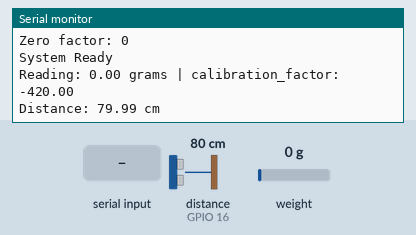
This sketch was run on a simulated ESP32. On the bench: the last lines printed to the serial monitor. Wiring (inferred from the names in the program): ultrasonic range finder: trigger GPIO 15; echo GPIO 16. The test bench sets the inputs (shaded band); at power-on: distance to the obstacle (sensor on GPIO 16) 80 cm, weight on the scale 0 g. The echo pulse lasts 58.3 µs per cm.

Above: at 3.2 s.
3.3 s: distance to the obstacle (sensor on GPIO 16) set to 2 cm
At 5.4 s:
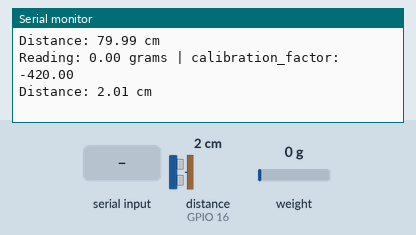
5.6 s: weight on the scale set to 100 g
At 7.7 s:
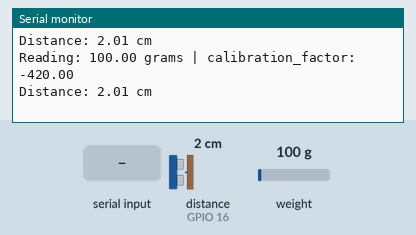
7.9 s: "+" received over Serial
10.2 s: "a" received over Serial
12.5 s: distance to the obstacle (sensor on GPIO 16) set to 4 cm
At 14.2 s:
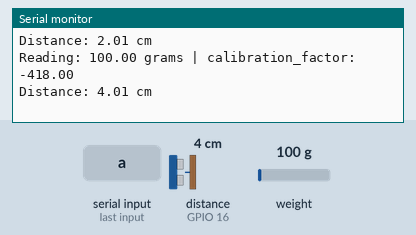
14.8 s: weight on the scale set to 1250 g
At 15.8 s:
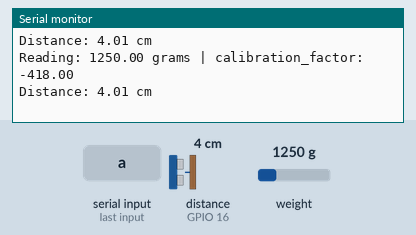
Timing chart, 0 to 17.8 s (numbered marks = the images above; inputs shaded):
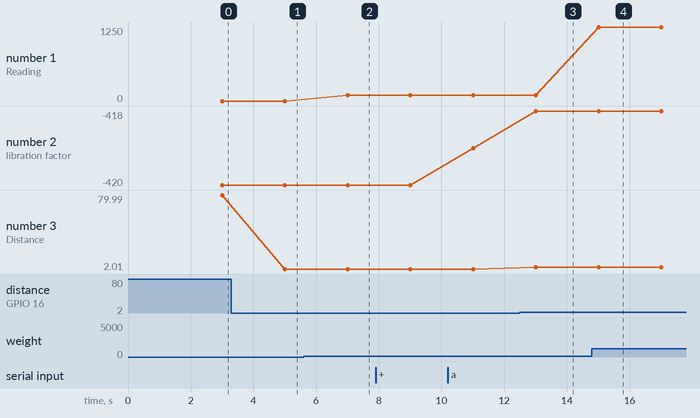

The sketch:

load_cell_sonar.ino
```cpp
// #include "HX711.h"

// #define DOUT 4
// #define CLK 2

// HX711 scale;

// // Use your calibrated value from Arduino
// float calibration_factor = -375;

// void setup() {
//   Serial.begin(115200);

//   scale.begin(DOUT, CLK);

//   Serial.println("HX711 with ESP32");

//   delay(2000);   // allow sensor to stabilize

//   scale.set_scale();
//   scale.tare();   // reset scale to 0

//   Serial.println("Tare done...");
// }

// void loop() {

//   scale.set_scale(calibration_factor);

//   float units = scale.get_units(10);

//   if (units < 0)
//     units = 0.00;

//   Serial.print("Weight: ");
//   Serial.print(units);
//   Serial.println(" grams");

//   delay(500);
// }

// /*
//  Setup your scale and start the sketch WITHOUT a weight on the scale
//  Once readings are displayed place the weight on the scale
//  Press +/- or a/z to adjust the calibration_factor until the output readings match the known weight
//  Arduino pin 5 -> HX711 CLK
//  Arduino pin 6 -> HX711 DOUT
//  Arduino pin 5V -> HX711 VCC
//  Arduino pin GND -> HX711 GND
// */

// #include "HX711.h"

// HX711 scale(6, 5);

// float calibration_factor = -375; // this calibration factor is adjusted according to my load cell
// float units;
// float ounces;

// void setup() {
//   Serial.begin(9600);
//   Serial.println("HX711 calibration sketch");
//   Serial.println("Remove all weight from scale");
//   Serial.println("After readings begin, place known weight on scale");
//   Serial.println("Press + or a to increase calibration factor");
//   Serial.println("Press - or z to decrease calibration factor");

//   scale.set_scale();
//   scale.tare();  //Reset the scale to 0

//   long zero_factor = scale.read_average(); //Get a baseline reading
//   Serial.print("Zero factor: "); //This can be used to remove the need to tare the scale. Useful in permanent scale projects.
//   Serial.println(zero_factor);
// }

// void loop() {

//   scale.set_scale(calibration_factor); //Adjust to this calibration factor

//   Serial.print("Reading: ");
//   units = scale.get_units(), 10;
//   if (units < 0)
//   {
//     units = 0.00;
//   }
//   ounces = units * 0.035274;
//   Serial.print(units);
//   Serial.print(" grams");
//   Serial.print(" calibration_factor: ");
//   Serial.print(calibration_factor);
//   Serial.println();

//   if(Serial.available())
//   {
//     char temp = Serial.read();
//     if(temp == '+' || temp == 'a')
//       calibration_factor += 1;
//     else if(temp == '-' || temp == 'z')
//       calibration_factor -= 1;
//   }
// }

#include "HX711.h"
#define TRIG 15
#define ECHO 16
HX711 scale;

float calibration_factor = -420;
float units;
float ounces;

void setup() {
  Serial.begin(115200);
  Serial.println("HX711 calibration sketch");

  scale.begin(4, 2);  // DOUT pin, CLK pin
  scale.set_scale();
  scale.tare();  // reset to zero

  long zero_factor = scale.read_average();
  Serial.print("Zero factor: ");
  Serial.println(zero_factor);


  // Sonar
  pinMode(TRIG, OUTPUT);
  pinMode(ECHO, INPUT);

  Serial.println("System Ready");
}

void loop() {
  scale.set_scale(calibration_factor);

  units = scale.get_units(10);
  if (units < 0) units = 0.00;

  Serial.print("Reading: ");
  Serial.print(units);
  Serial.print(" grams");
  Serial.print(" | calibration_factor: ");
  Serial.println(calibration_factor);

  if (Serial.available()) {
    char temp = Serial.read();
    if (temp == '+' || temp == 'a') calibration_factor += 1;
    else if (temp == '-' || temp == 'z') calibration_factor -= 1;
  }


  // --------- Sonar ----------
  digitalWrite(TRIG, LOW);
  delayMicroseconds(2);

  digitalWrite(TRIG, HIGH);
  delayMicroseconds(10);
  digitalWrite(TRIG, LOW);

  long duration = pulseIn(ECHO, HIGH, 30000);
  float distance = 0;

  if (duration != 0) {
    distance = duration * 0.0343 / 2;
  }

    // --------- Print ----------
  Serial.print("Distance: ");
  Serial.print(distance, 2);
  Serial.println(" cm");

  delay(1000);
}
```

Measured:
- after the input at 3.3 s, the serial monitor: prints a new line after 1.7 s (image 1)
- after the input at 5.6 s, the serial monitor: prints a new line after 1.4 s (image 2)
- after the input at 12.5 s, the serial monitor: prints a new line after 0.51 s (image 3)
- after the input at 14.8 s, the serial monitor: prints a new line after 0.21 s (image 4)
- plotted number 1: 0 → 100 after the input at 5.6 s, 100 → 1250 after the input at 14.8 s
- plotted number 3: 79.99 → 2.01 after the input at 3.3 s, 2.01 → 4.01 after the input at 12.5 s
